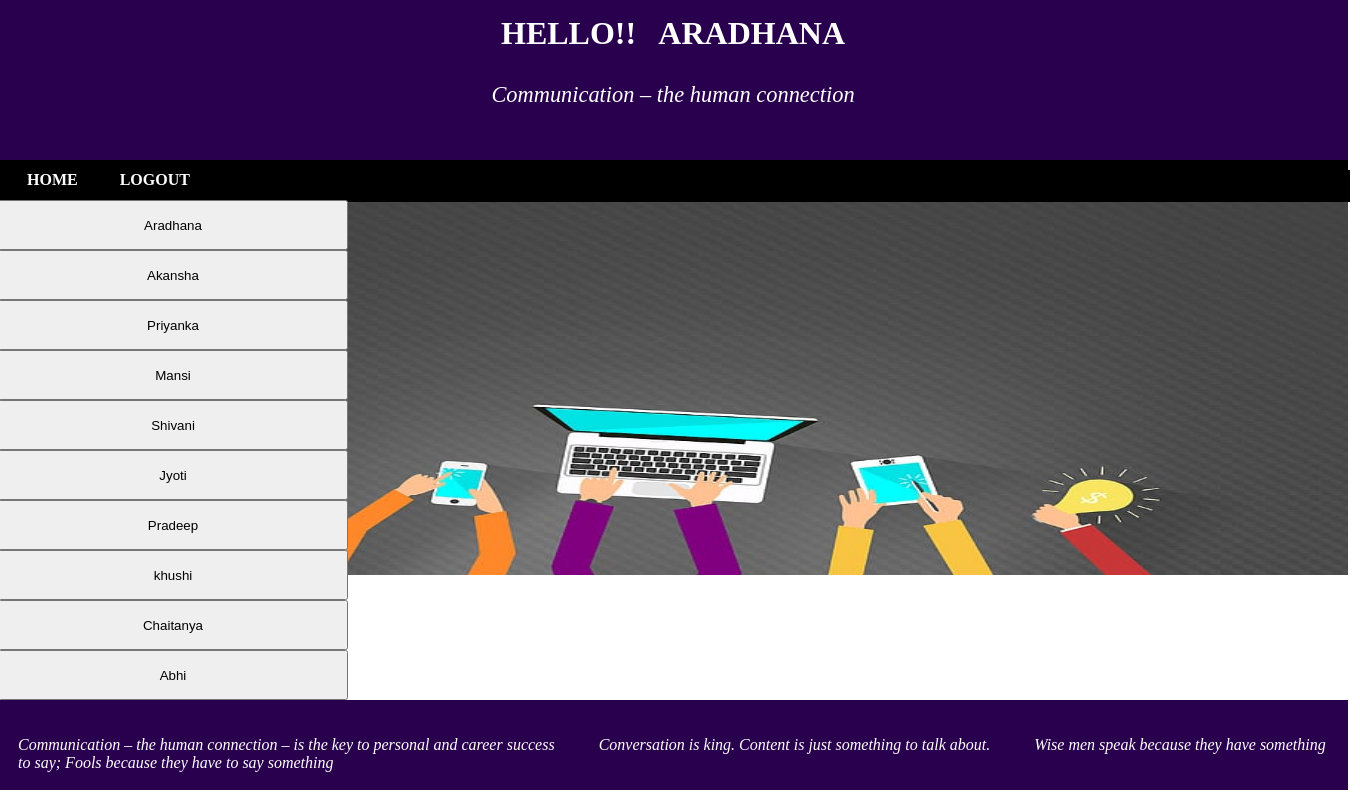
Screenshot of / (signed in) with the database file from the repository.
### accounts/models.py (models this page shows, shortened)
class Profile(models.Model):
	user = models.OneToOneField(User, on_delete=models.CASCADE, null=True)
	address = models.CharField(max_length=30)
	mobile = models.CharField(max_length=13)
	gender = models.CharField(max_length=6)
	joined_date = models.DateTimeField(auto_now=True, auto_now_add=False, null=True)

### accounts/views.py (the view)
# urls.py: path(r'', func, name="home"),
def func(request):
	profiles = Profile.objects.all()
	return render(request,'accounts/index.html',{'profiles': profiles })

### templates/accounts/index.html (shortened to what this page needs)
<!doctype html>
<html lang="en">
  <head>
    {% load static %}
    <link rel="stylesheet" type="text/css" href="{% static 'accounts/index.css' %}">
  </head>
  <body>
  	<div id="wrapper"style="width: 1350px; margin-left: -10px;" >
  		<div id="first" style="margin-top: -200px;width: 1350px;float: left;">
  			<div id="div11" style="margin-top: 15px;">
				{% if user.is_authenticated %}
				<h1 >HELLO!!  &nbsp;   {{ user.first_name}} </h1>
				<p style="margin-top: 30px;font-size: 1.4em"><i>Communication – the human connection</i></p>
				{% else %}
				<h1 >Secure Communication Using Quantum Key Distribution</h1>
				<p style="margin-top: 30px;font-size: 1.4em"><i>Communication – the human connection</i></p>
				{% endif %}
  			</div>
  			</div>
  		<div id="menu" style="height: 50px;background-color: black;float: left;margin-top: -50px;width: 1350px;">
 		<div id="menu4" style="margin-top: 20px;background-color: black; width: 1350px">
			<ul>
			<li><a href="{% url 'home' %}">HOME</a></li>
			{% if user.is_authenticated %}
			<li><a href="{% url 'accounts:logout' %}">LOGOUT</a></li>
			{% else %}
			<li><a href="{% url 'accounts:login' %}">LOGIN</a></li>
			{% endif %}
			</ul>
 		</div>
 		</div>
		<div id = "div21" style="margin-top:200px; width: 1350px;">
		<div id = "content" style="margin-right:100px;min-height:360px;height:auto; width: 200px;  margin-top: 100px;">
			<center>
			{% if user.is_authenticated %}
			<table>
			{% for i in profiles %}
			<a href="{% url 'accounts:chat' user.id i.id%}">
			<button style="width:350px; height: 50px;">
			{{i.user}} </button>
			</a><br/>
			{% endfor %}
			</table>
			{% endif %}
			</center>
		</div>
		</div>
			<div id="footer" style="margin-top: 0px; width:1310px;">
			<p><i><marquee>
			Communication – the human connection – is the key to personal and career success
			&nbsp;&nbsp;&nbsp;&nbsp;&nbsp;&nbsp;&nbsp;&nbsp;&nbsp;
			Conversation is king. Content is just something to talk about.
			&nbsp;&nbsp;&nbsp;&nbsp;&nbsp;&nbsp;&nbsp;&nbsp;&nbsp;
			<h7>Wise men speak because they have something to say; Fools because they have to say something</h7></i></marquee></p>
			</div>
  	</div>
  	</body>
</html>

### accounts/static/accounts/index.css (style rules this page uses)
* { margin-top: 0px; padding: 0px; }
#div21 { background-image: url("/media/accounts/images/com.jpg"); background-repeat: no-repeat; background-size: 1350px 375px; }
#wrapper { margin-top: 0px; height: auto; width: 1000px; }
#first { position: absolute; height: 160px; width: 1000px; background-color: #28004d; text-align: center; color: white; }
#menu { height: 60px; width: 100%; }
#menu4 { height:30px; border:1px solid black; width:1000px; margin-top: 20px; }
#menu4 ul { list-style-type:none; }
#menu4 ul li { display:inline; padding:10px; margin-left:18px; margin-top: 15px; }
#menu4 ul li a { color:white; text-decoration:none; font-weight:bold; }
#footer { height: 50px; width: 1350px; background-color: #28004d; position: absolute; margin-bottom: 0px; font-family: Times new roman; color: #ffffff; padding: 20px; }

### rows the page displays
Profile: user "Aradhana"
Profile: user "Akansha"
Profile: user "Priyanka"
Profile: user "Mansi"
Profile: user "Shivani"
Profile: user "Jyoti"
Profile: user "Pradeep"
Profile: user "khushi"
Profile: user "Chaitanya"
Profile: user "Abhi"

### other values shown
{{ user.first_name }} "ARADHANA"
